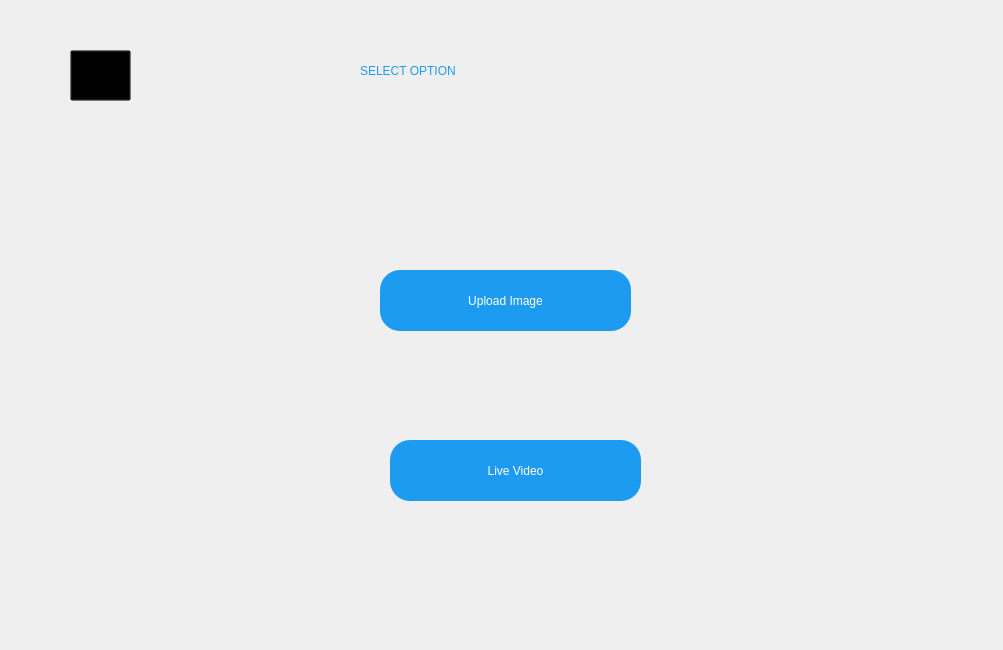
<?xml version="1.0" encoding="UTF-8"?>
<ui version="4.0">
 <class>Dialog</class>
 <widget class="QDialog" name="Dialog">
  <property name="geometry">
   <rect>
    <x>0</x>
    <y>0</y>
    <width>1003</width>
    <height>650</height>
   </rect>
  </property>
  <property name="windowTitle">
   <string>Dialog</string>
  </property>
  <widget class="QLabel" name="select_option_label">
   <property name="geometry">
    <rect>
     <x>360</x>
     <y>40</y>
     <width>431</width>
     <height>61</height>
    </rect>
   </property>
   <property name="styleSheet">
    <string notr="true">font: 75 36pt &quot;MS Shell Dlg 2&quot;;color:rgb(29, 155, 240)</string>
   </property>
   <property name="text">
    <string>SELECT OPTION</string>
   </property>
  </widget>
  <widget class="QPushButton" name="upload_img_button">
   <property name="geometry">
    <rect>
     <x>380</x>
     <y>270</y>
     <width>251</width>
     <height>61</height>
    </rect>
   </property>
   <property name="styleSheet">
    <string notr="true">border-radius:20px;
background-color:rgb(29, 155, 240);
font: 12pt &quot;MS Shell Dlg 2&quot;;
color:white;</string>
   </property>
   <property name="text">
    <string>Upload Image</string>
   </property>
  </widget>
  <widget class="QPushButton" name="video_button">
   <property name="geometry">
    <rect>
     <x>390</x>
     <y>440</y>
     <width>251</width>
     <height>61</height>
    </rect>
   </property>
   <property name="styleSheet">
    <string notr="true">border-radius:20px;
background-color:rgb(29, 155, 240);
font: 12pt &quot;MS Shell Dlg 2&quot;;
color:white;</string>
   </property>
   <property name="text">
    <string>Live Video</string>
   </property>
  </widget>
  <widget class="QPushButton" name="go_back">
   <property name="geometry">
    <rect>
     <x>70</x>
     <y>50</y>
     <width>61</width>
     <height>51</height>
    </rect>
   </property>
   <property name="styleSheet">
    <string notr="true">background-color:transparent;</string>
   </property>
   <property name="text">
    <string/>
   </property>
  </widget>
 </widget>
 <resources/>
 <connections/>
</ui>
